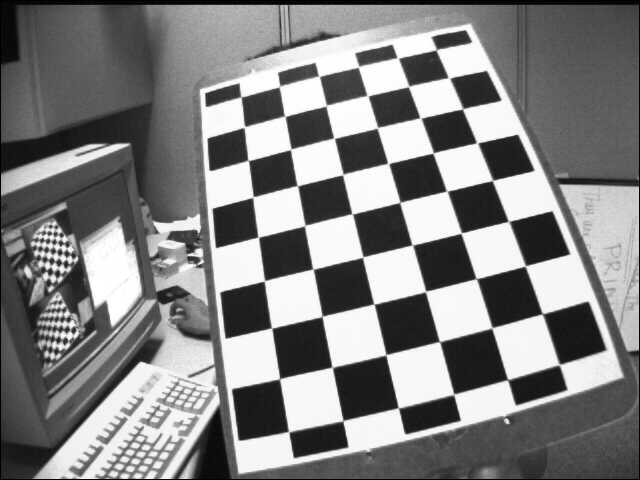
#> input picture images/left05.jpg, 640 x 480 px
$ python main.py
#> lines starting #> are read from the running program, lines starting #| are printed output that depends on the picture
import numpy as np
import cv2
from matplotlib import pyplot as plt

# Define camera matrix K
K = np.array([[532.97536562, 0., 342.4582516],
              [0., 532.91928338, 233.90060514],
              [0., 0., 1.]])

# Define distortion coefficients d
d = np.array([5.44787247e-02, 1.23043244e-01, -4.52559581e-04, 5.47011732e-03, -6.83110234e-01])

# Read an example image and acquire its size
img = cv2.imread("images/left05.jpg")
#> img is the input picture: shape (480, 640, 3); min 0, max 255, mean 129.8
h, w = img.shape[:2]
#> h = 480; w = 640

# Generate new camera matrix from parameters
newcameramatrix, roi = cv2.getOptimalNewCameraMatrix(K, d, (w, h), 0)
#> roi = (0, 0, 639, 479)

# Generate look-up tables for remapping the camera image
mapx, mapy = cv2.initUndistortRectifyMap(K, d, None, newcameramatrix, (w, h), 5)

# Remap the original image to a new image
newimg = cv2.remap(img, mapx, mapy, cv2.INTER_LINEAR)
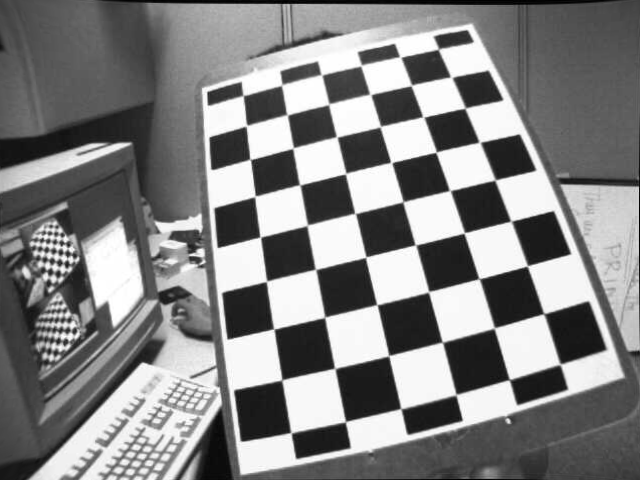
#> newimg: shape (480, 640, 3); min 0, max 255, mean 131.1

# Display old and new image
fig, (oldimg_ax, newimg_ax) = plt.subplots(1, 2)
oldimg_ax.imshow(img)
oldimg_ax.set_title('Original image')
newimg_ax.imshow(newimg)
newimg_ax.set_title('Unwarped image')
plt.show()
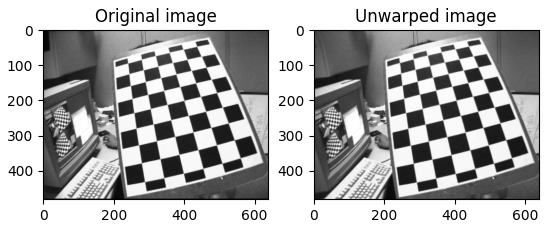
#> figure drawn by matplotlib, 2 panels

$ run again, with images/left01.jpg copied over images/left05.jpg
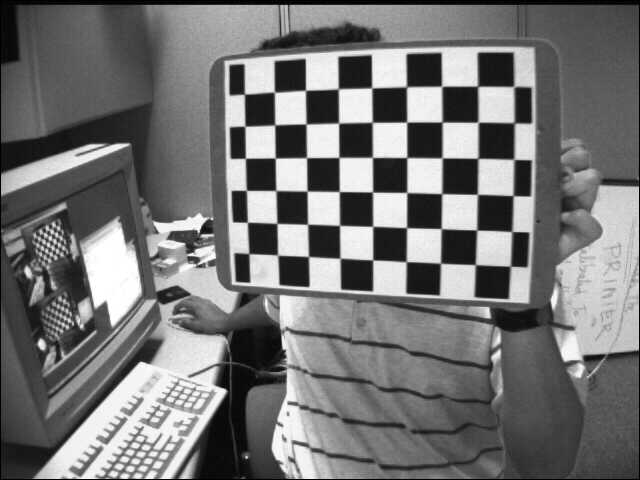
#> input picture images/left01.jpg, 640 x 480 px
#> img is the input picture: shape (480, 640, 3); min 0, max 255, mean 116.6
#> `newimg = cv2.remap(img, mapx, mapy, cv2.INTER_LINEAR)`:
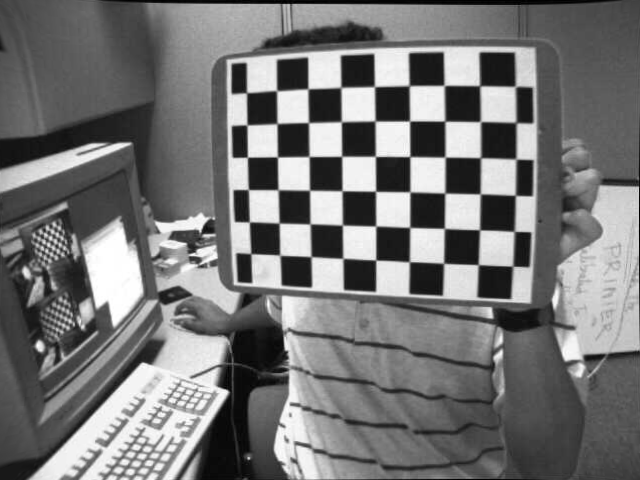
#> newimg: shape (480, 640, 3); min 0, max 255, mean 117.9
#> `plt.show()`:
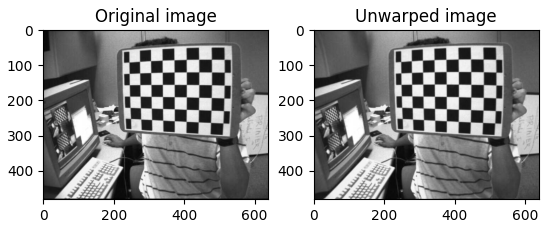
#> figure drawn by matplotlib, 2 panels

$ run again, with images/left02.jpg copied over images/left05.jpg
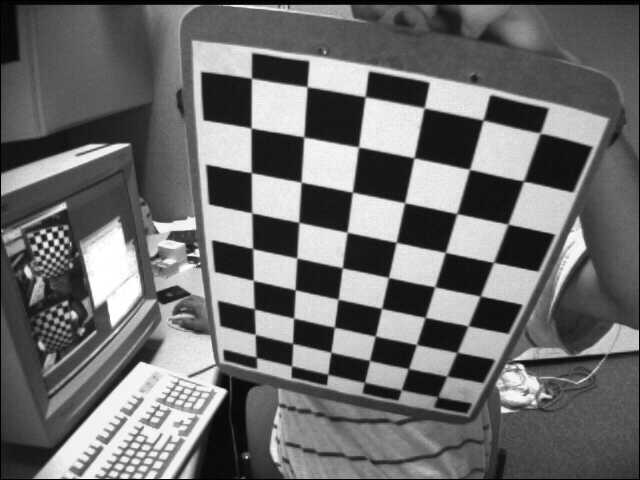
#> input picture images/left02.jpg, 640 x 480 px
#> img is the input picture: shape (480, 640, 3); min 0, max 255, mean 109
#> `newimg = cv2.remap(img, mapx, mapy, cv2.INTER_LINEAR)`:
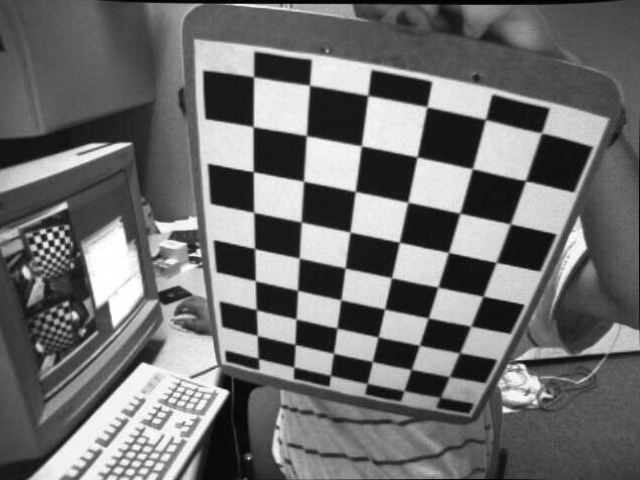
#> newimg: shape (480, 640, 3); min 0, max 255, mean 110.4
#> `plt.show()`:
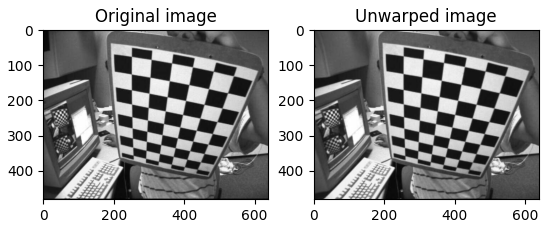
#> figure drawn by matplotlib, 2 panels

$ run again, with images/left03.jpg copied over images/left05.jpg
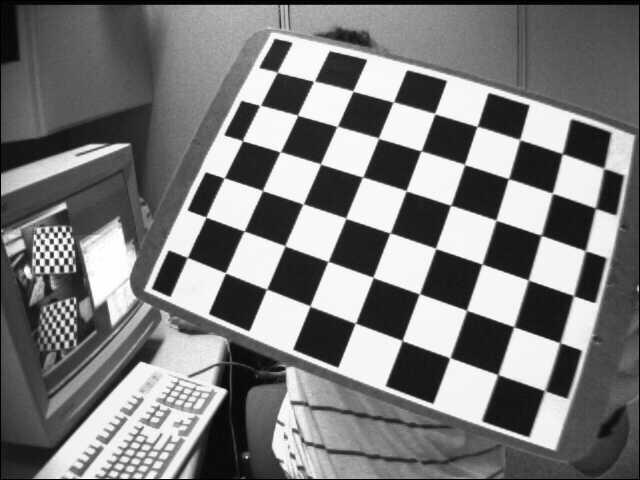
#> input picture images/left03.jpg, 640 x 480 px
#> img is the input picture: shape (480, 640, 3); min 0, max 255, mean 122.9
#> `newimg = cv2.remap(img, mapx, mapy, cv2.INTER_LINEAR)`:
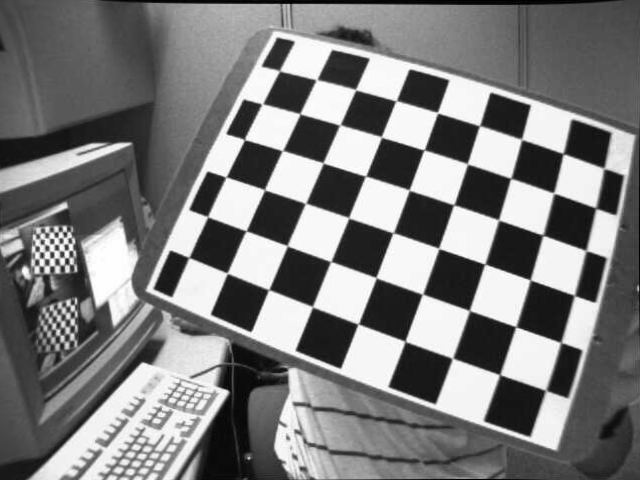
#> newimg: shape (480, 640, 3); min 0, max 255, mean 124.2
#> `plt.show()`:
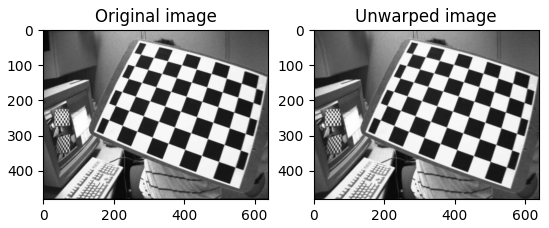
#> figure drawn by matplotlib, 2 panels
